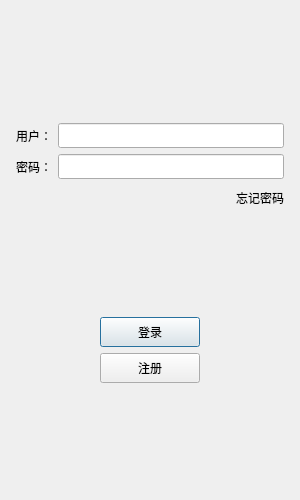
<?xml version="1.0" encoding="UTF-8"?>
<ui version="4.0">
 <class>LoginDialog</class>
 <widget class="QDialog" name="LoginDialog">
  <property name="geometry">
   <rect>
    <x>0</x>
    <y>0</y>
    <width>300</width>
    <height>500</height>
   </rect>
  </property>
  <property name="minimumSize">
   <size>
    <width>300</width>
    <height>500</height>
   </size>
  </property>
  <property name="maximumSize">
   <size>
    <width>300</width>
    <height>500</height>
   </size>
  </property>
  <property name="windowTitle">
   <string>Dialog</string>
  </property>
  <layout class="QVBoxLayout" name="verticalLayout_2">
   <item>
    <layout class="QVBoxLayout" name="verticalLayout" stretch="0,0,0,0,0,0,0,0">
     <property name="spacing">
      <number>6</number>
     </property>
     <property name="leftMargin">
      <number>5</number>
     </property>
     <property name="topMargin">
      <number>5</number>
     </property>
     <property name="rightMargin">
      <number>5</number>
     </property>
     <property name="bottomMargin">
      <number>5</number>
     </property>
     <item>
      <widget class="QWidget" name="widget" native="true">
       <layout class="QGridLayout" name="gridLayout">
        <item row="0" column="0">
         <widget class="QLabel" name="label">
          <property name="text">
           <string/>
          </property>
          <property name="pixmap">
           <pixmap resource="../../rc.qrc">:/res/cat.png</pixmap>
          </property>
          <property name="alignment">
           <set>Qt::AlignCenter</set>
          </property>
         </widget>
        </item>
        <item row="1" column="0">
         <spacer name="verticalSpacer">
          <property name="orientation">
           <enum>Qt::Vertical</enum>
          </property>
          <property name="sizeHint" stdset="0">
           <size>
            <width>20</width>
            <height>40</height>
           </size>
          </property>
         </spacer>
        </item>
       </layout>
      </widget>
     </item>
     <item>
      <layout class="QHBoxLayout" name="horizontalLayout">
       <item>
        <widget class="QLabel" name="userLabel">
         <property name="minimumSize">
          <size>
           <width>0</width>
           <height>25</height>
          </size>
         </property>
         <property name="maximumSize">
          <size>
           <width>16777215</width>
           <height>25</height>
          </size>
         </property>
         <property name="text">
          <string>用户：</string>
         </property>
        </widget>
       </item>
       <item>
        <widget class="QLineEdit" name="userEdit">
         <property name="minimumSize">
          <size>
           <width>0</width>
           <height>25</height>
          </size>
         </property>
         <property name="maximumSize">
          <size>
           <width>16777215</width>
           <height>25</height>
          </size>
         </property>
        </widget>
       </item>
      </layout>
     </item>
     <item>
      <layout class="QHBoxLayout" name="horizontalLayout_2">
       <item>
        <widget class="QLabel" name="passwordLabel">
         <property name="minimumSize">
          <size>
           <width>0</width>
           <height>25</height>
          </size>
         </property>
         <property name="maximumSize">
          <size>
           <width>16777215</width>
           <height>25</height>
          </size>
         </property>
         <property name="text">
          <string>密码：</string>
         </property>
        </widget>
       </item>
       <item>
        <widget class="QLineEdit" name="passwordEdit">
         <property name="minimumSize">
          <size>
           <width>0</width>
           <height>25</height>
          </size>
         </property>
         <property name="maximumSize">
          <size>
           <width>16777215</width>
           <height>25</height>
          </size>
         </property>
        </widget>
       </item>
      </layout>
     </item>
     <item>
      <layout class="QHBoxLayout" name="horizontalLayout_3">
       <item>
        <spacer name="horizontalSpacer">
         <property name="orientation">
          <enum>Qt::Horizontal</enum>
         </property>
         <property name="sizeHint" stdset="0">
          <size>
           <width>40</width>
           <height>20</height>
          </size>
         </property>
        </spacer>
       </item>
       <item>
        <widget class="QLabel" name="forgetPasswordLabel">
         <property name="minimumSize">
          <size>
           <width>0</width>
           <height>25</height>
          </size>
         </property>
         <property name="maximumSize">
          <size>
           <width>16777215</width>
           <height>25</height>
          </size>
         </property>
         <property name="text">
          <string>忘记密码</string>
         </property>
        </widget>
       </item>
      </layout>
     </item>
     <item>
      <spacer name="verticalSpacer_2">
       <property name="orientation">
        <enum>Qt::Vertical</enum>
       </property>
       <property name="sizeHint" stdset="0">
        <size>
         <width>20</width>
         <height>40</height>
        </size>
       </property>
      </spacer>
     </item>
     <item>
      <layout class="QHBoxLayout" name="horizontalLayout_4">
       <item>
        <spacer name="horizontalSpacer_3">
         <property name="orientation">
          <enum>Qt::Horizontal</enum>
         </property>
         <property name="sizeHint" stdset="0">
          <size>
           <width>40</width>
           <height>20</height>
          </size>
         </property>
        </spacer>
       </item>
       <item>
        <widget class="QPushButton" name="btnLogin">
         <property name="minimumSize">
          <size>
           <width>100</width>
           <height>30</height>
          </size>
         </property>
         <property name="text">
          <string>登录</string>
         </property>
        </widget>
       </item>
       <item>
        <spacer name="horizontalSpacer_2">
         <property name="orientation">
          <enum>Qt::Horizontal</enum>
         </property>
         <property name="sizeHint" stdset="0">
          <size>
           <width>40</width>
           <height>20</height>
          </size>
         </property>
        </spacer>
       </item>
      </layout>
     </item>
     <item>
      <layout class="QHBoxLayout" name="horizontalLayout_5">
       <item>
        <spacer name="horizontalSpacer_5">
         <property name="orientation">
          <enum>Qt::Horizontal</enum>
         </property>
         <property name="sizeHint" stdset="0">
          <size>
           <width>40</width>
           <height>20</height>
          </size>
         </property>
        </spacer>
       </item>
       <item>
        <widget class="QPushButton" name="btnRegister">
         <property name="minimumSize">
          <size>
           <width>100</width>
           <height>30</height>
          </size>
         </property>
         <property name="text">
          <string>注册</string>
         </property>
        </widget>
       </item>
       <item>
        <spacer name="horizontalSpacer_4">
         <property name="orientation">
          <enum>Qt::Horizontal</enum>
         </property>
         <property name="sizeHint" stdset="0">
          <size>
           <width>40</width>
           <height>20</height>
          </size>
         </property>
        </spacer>
       </item>
      </layout>
     </item>
     <item>
      <spacer name="verticalSpacer_3">
       <property name="orientation">
        <enum>Qt::Vertical</enum>
       </property>
       <property name="sizeHint" stdset="0">
        <size>
         <width>20</width>
         <height>40</height>
        </size>
       </property>
      </spacer>
     </item>
    </layout>
   </item>
  </layout>
 </widget>
 <resources>
  <include location="../../rc.qrc"/>
 </resources>
 <connections/>
</ui>
